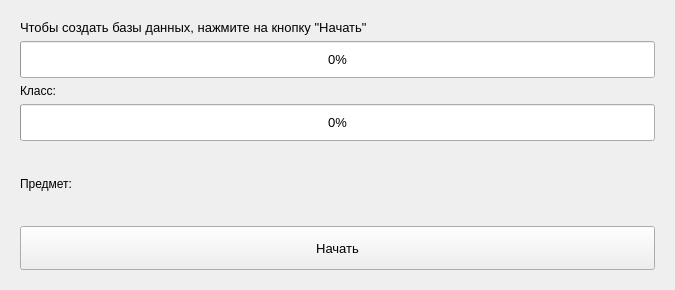
<?xml version="1.0" encoding="UTF-8"?>
<ui version="4.0">
 <class>DBCreateWindow</class>
 <widget class="QWidget" name="DBCreateWindow">
  <property name="geometry">
   <rect>
    <x>0</x>
    <y>0</y>
    <width>675</width>
    <height>290</height>
   </rect>
  </property>
  <property name="maximumSize">
   <size>
    <width>675</width>
    <height>290</height>
   </size>
  </property>
  <property name="focusPolicy">
   <enum>Qt::NoFocus</enum>
  </property>
  <property name="windowTitle">
   <string>Загрузка</string>
  </property>
  <layout class="QVBoxLayout" name="verticalLayout">
   <item>
    <widget class="QWidget" name="widget" native="true">
     <property name="minimumSize">
      <size>
       <width>0</width>
       <height>0</height>
      </size>
     </property>
     <layout class="QVBoxLayout" name="verticalLayout_2">
      <item>
       <widget class="QLabel" name="message">
        <property name="sizePolicy">
         <sizepolicy hsizetype="Fixed" vsizetype="Fixed">
          <horstretch>0</horstretch>
          <verstretch>0</verstretch>
         </sizepolicy>
        </property>
        <property name="font">
         <font>
          <pointsize>10</pointsize>
         </font>
        </property>
        <property name="text">
         <string>Чтобы создать базы данных, нажмите на кнопку &quot;Начать&quot;</string>
        </property>
       </widget>
      </item>
      <item>
       <widget class="QProgressBar" name="progressBar">
        <property name="minimumSize">
         <size>
          <width>0</width>
          <height>37</height>
         </size>
        </property>
        <property name="font">
         <font>
          <pointsize>10</pointsize>
         </font>
        </property>
        <property name="layoutDirection">
         <enum>Qt::LeftToRight</enum>
        </property>
        <property name="autoFillBackground">
         <bool>false</bool>
        </property>
        <property name="value">
         <number>0</number>
        </property>
        <property name="orientation">
         <enum>Qt::Horizontal</enum>
        </property>
        <property name="textDirection">
         <enum>QProgressBar::BottomToTop</enum>
        </property>
        <property name="format">
         <string>%p%</string>
        </property>
       </widget>
      </item>
      <item>
       <widget class="QLabel" name="class_2">
        <property name="sizePolicy">
         <sizepolicy hsizetype="Fixed" vsizetype="Fixed">
          <horstretch>0</horstretch>
          <verstretch>0</verstretch>
         </sizepolicy>
        </property>
        <property name="font">
         <font>
          <pointsize>9</pointsize>
         </font>
        </property>
        <property name="text">
         <string>Класс: </string>
        </property>
       </widget>
      </item>
      <item>
       <widget class="QProgressBar" name="progressBar_2">
        <property name="sizePolicy">
         <sizepolicy hsizetype="Expanding" vsizetype="Fixed">
          <horstretch>0</horstretch>
          <verstretch>0</verstretch>
         </sizepolicy>
        </property>
        <property name="minimumSize">
         <size>
          <width>0</width>
          <height>37</height>
         </size>
        </property>
        <property name="font">
         <font>
          <pointsize>10</pointsize>
         </font>
        </property>
        <property name="value">
         <number>0</number>
        </property>
       </widget>
      </item>
      <item>
       <widget class="QLabel" name="subject">
        <property name="text">
         <string>Предмет:</string>
        </property>
       </widget>
      </item>
      <item>
       <widget class="QPushButton" name="btn_start">
        <property name="minimumSize">
         <size>
          <width>0</width>
          <height>44</height>
         </size>
        </property>
        <property name="font">
         <font>
          <pointsize>10</pointsize>
         </font>
        </property>
        <property name="text">
         <string>Начать</string>
        </property>
       </widget>
      </item>
     </layout>
    </widget>
   </item>
  </layout>
 </widget>
 <resources/>
 <connections/>
</ui>
